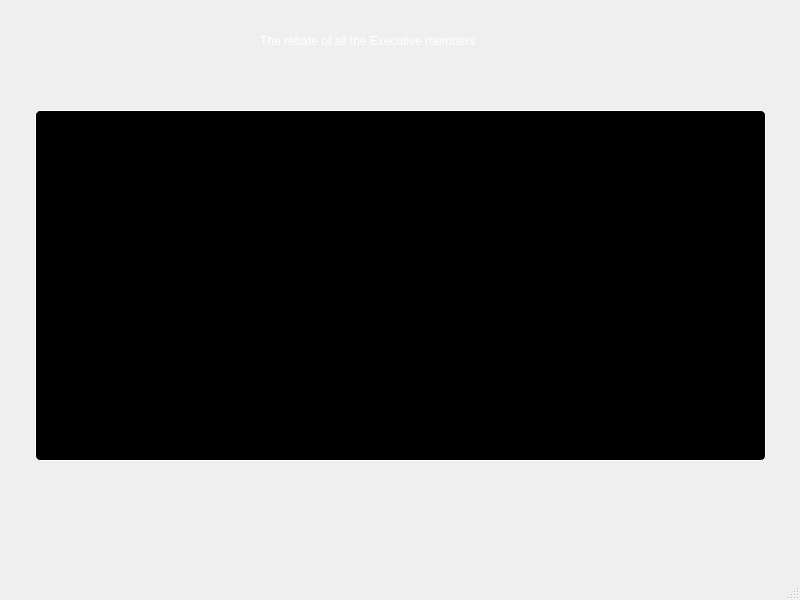
<?xml version="1.0" encoding="UTF-8"?>
<ui version="4.0">
 <class>rebatesform</class>
 <widget class="QMainWindow" name="rebatesform">
  <property name="geometry">
   <rect>
    <x>0</x>
    <y>0</y>
    <width>800</width>
    <height>600</height>
   </rect>
  </property>
  <property name="windowTitle">
   <string>MainWindow</string>
  </property>
  <widget class="QWidget" name="centralwidget">
   <widget class="QTableView" name="tableView">
    <property name="geometry">
     <rect>
      <x>25</x>
      <y>100</y>
      <width>751</width>
      <height>371</height>
     </rect>
    </property>
    <property name="styleSheet">
     <string notr="true">QTableView{
background-color: #000;
color: #fff;
font-size: 10px;
border: 1px solid white;
border-radius: 5px;
margin: 10px;
padding: 10px;
}</string>
    </property>
   </widget>
   <widget class="QLabel" name="label">
    <property name="geometry">
     <rect>
      <x>260</x>
      <y>10</y>
      <width>261</width>
      <height>61</height>
     </rect>
    </property>
    <property name="styleSheet">
     <string notr="true">QLabel
{
text-size:15px;
color: white;
}</string>
    </property>
    <property name="text">
     <string>The rebate of all the Executive members</string>
    </property>
   </widget>
  </widget>
  <widget class="QMenuBar" name="menubar">
   <property name="geometry">
    <rect>
     <x>0</x>
     <y>0</y>
     <width>800</width>
     <height>22</height>
    </rect>
   </property>
  </widget>
  <widget class="QStatusBar" name="statusbar"/>
 </widget>
 <resources/>
 <connections/>
</ui>
